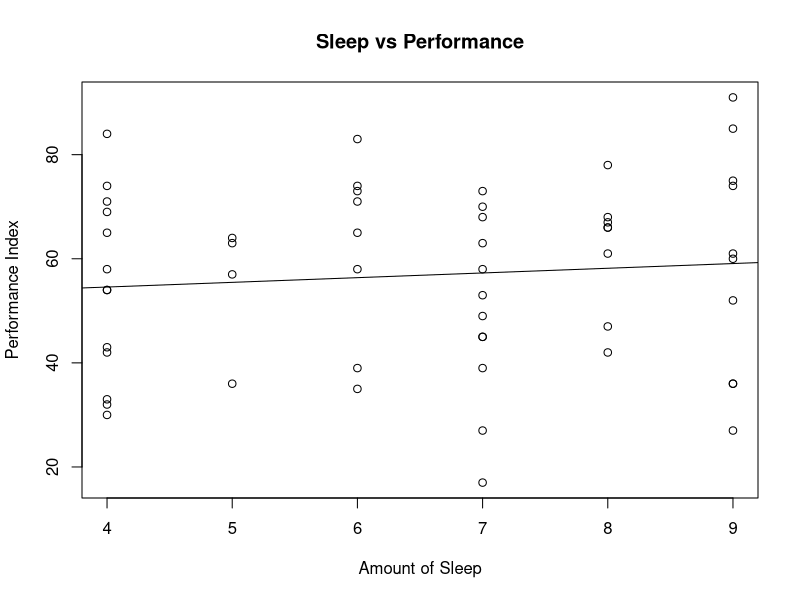
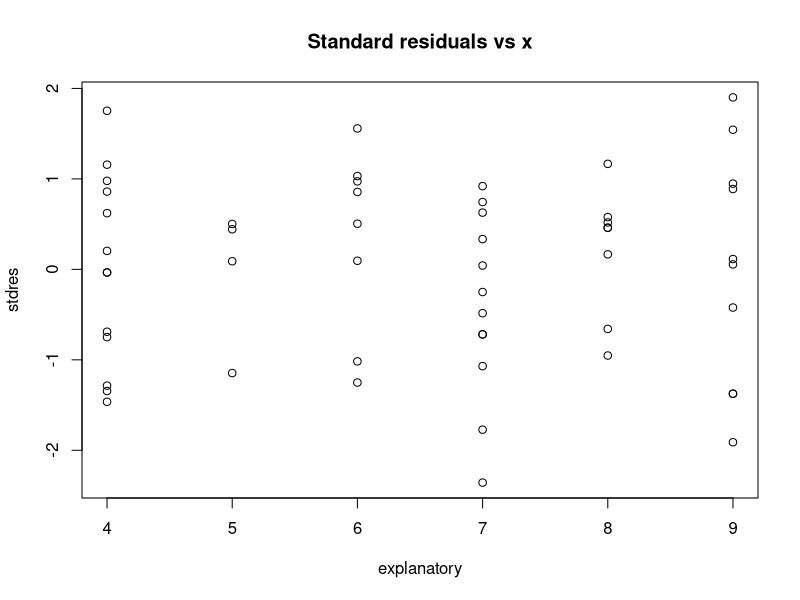
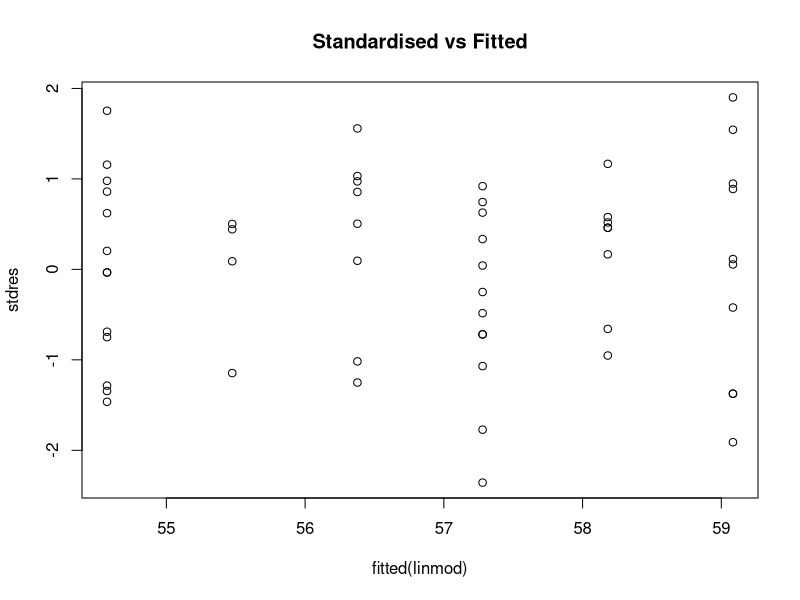
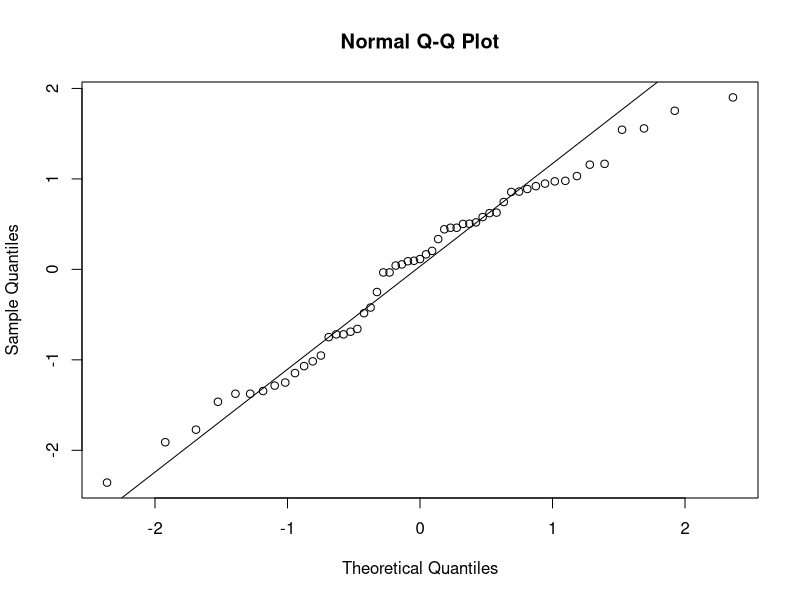

Recreate these plots in R, in order.
library(readxl)
studentscores <- read_excel("studentscores.xlsx")
View(studentscores_1)
# checking the column names for each column
dimnames(studentscores)
explanatory <- studentscores$'Sleep Hours'
response <- studentscores$'Performance Index'
# Plot the graph
plot(explanatory, response, main='Sleep vs Performance', xlab='Amount of Sleep', ylab='Performance Index')
# Find the least squares estimates of regression parameters using linear model function
linmod <- lm(response ~ explanatory)
print(linmod)
summary(linmod)
abline(linmod) # Add line of best fit
anova(linmod) # Analysis of variance table
# Plot standard residuals vs x
stdres <- rstandard(linmod)
plot(explanatory, stdres, main="Standard residuals vs x")
# Plot standard residuals vs fitted values
plot(fitted(linmod), stdres, main="Standardised vs Fitted")
# Quantile-Quantile plot
qqnorm(stdres)
qqline(stdres)
# Shapiro-Wilk normality test
shapiro.test(stdres)

